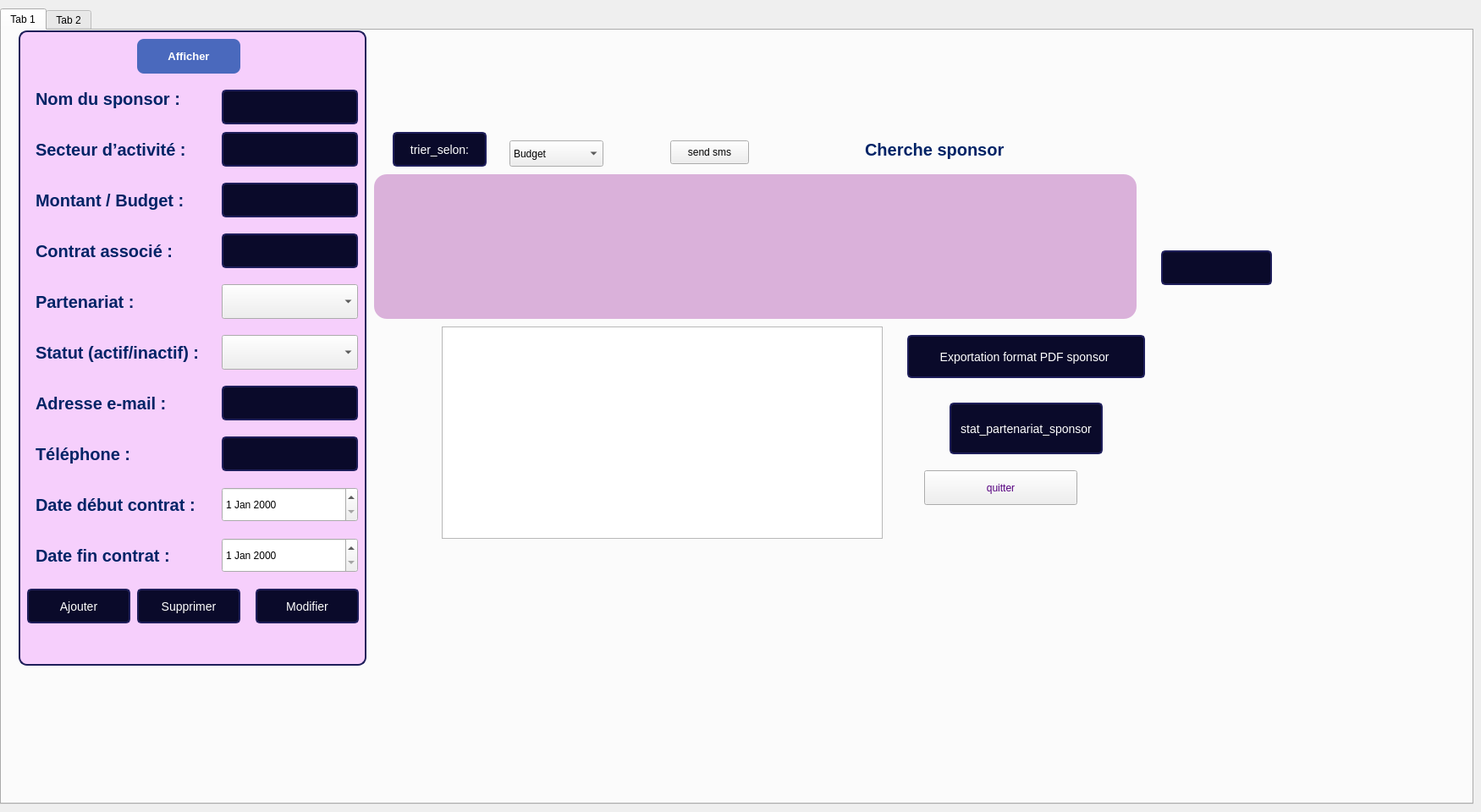
    <widget class="QWidget" name="page_8">
     <widget class="QTabWidget" name="tabWidget">
      <property name="geometry">
       <rect>
        <x>0</x>
        <y>10</y>
        <width>1741</width>
        <height>941</height>
       </rect>
      </property>
      <property name="currentIndex">
       <number>0</number>
      </property>
      <widget class="QWidget" name="tab">
       <attribute name="title">
        <string>Tab 1</string>
       </attribute>
       <widget class="QLineEdit" name="lineEdit_chercher">
        <property name="geometry">
         <rect>
          <x>1370</x>
          <y>260</y>
          <width>131</width>
          <height>41</height>
         </rect>
        </property>
        <property name="styleSheet">
         <string notr="true">QLineEdit, QDateTimeEdit {
    font-family: &quot;Arial&quot;;
    font-size: 14px;
    color: white;
    background-color: #0A0A2A;
    border: 2px solid #1E1E5A;
    border-radius: 5px;
    padding: 5px;
}

QPushButton {
    font-family: &quot;Arial Black&quot;;
    font-size: 14px;
    color: white;
    background-color: #0A0A2A;
    border: 2px solid #1E1E5A;
    border-radius: 5px;
    padding: 5px;
}

QPushButton:hover {
    background-color: #1E1E5A;
}

</string>
        </property>
       </widget>
       <widget class="QLabel" name="label_15">
        <property name="geometry">
         <rect>
          <x>40</x>
          <y>360</y>
          <width>201</width>
          <height>41</height>
         </rect>
        </property>
        <property name="styleSheet">
         <string notr="true">QLabel {
    font-size: 20px;
    font-weight: bold;
    color: #002366;  /* Bleu foncé */
}</string>
        </property>
        <property name="text">
         <string>Statut (actif/inactif) :</string>
        </property>
       </widget>
       <widget class="QComboBox" name="comboBox_statut">
        <property name="geometry">
         <rect>
          <x>260</x>
          <y>360</y>
          <width>161</width>
          <height>41</height>
         </rect>
        </property>
        <property name="styleSheet">
         <string notr="true">QLineEdit, QDateTimeEdit {
    font-family: &quot;Arial&quot;;
    font-size: 14px;
    color: white;
    background-color: #0A0A2A;
    border: 2px solid #1E1E5A;
    border-radius: 5px;
    padding: 5px;
}

QPushButton {
    font-family: &quot;Arial Black&quot;;
    font-size: 14px;
    color: white;
    background-color: #0A0A2A;
    border: 2px solid #1E1E5A;
    border-radius: 5px;
    padding: 5px;
}

QPushButton:hover {
    background-color: #1E1E5A;
}
</string>
        </property>
       </widget>
       <widget class="QLabel" name="label_16">
        <property name="geometry">
         <rect>
          <x>40</x>
          <y>180</y>
          <width>201</width>
          <height>41</height>
         </rect>
        </property>
        <property name="styleSheet">
         <string notr="true">QLabel {
    font-size: 20px;
    font-weight: bold;
    color: #002366;  /* Bleu foncé */
}</string>
        </property>
        <property name="text">
         <string>Montant / Budget :</string>
        </property>
       </widget>
       <widget class="QDateEdit" name="dateEdit_fin">
        <property name="geometry">
         <rect>
          <x>260</x>
          <y>600</y>
          <width>161</width>
          <height>41</height>
         </rect>
        </property>
        <property name="styleSheet">
         <string notr="true"/>
        </property>
       </widget>
       <widget class="QListView" name="listView">
        <property name="geometry">
         <rect>
          <x>20</x>
          <y>0</y>
          <width>411</width>
          <height>751</height>
         </rect>
        </property>
        <property name="styleSheet">
         <string notr="true">QListView {
    background-color: #F6CFFC;        /* même fond rose clair */
    border: 2px solid #1E1E5A;        /* même bordure bleu foncé */
    border-radius: 10px;              /* arrondi identique */
    font-family: &quot;Arial&quot;;
    font-size: 18px;
    color: #0A0A2A;                    /* même couleur de texte */
    padding: 5px;
}

QListView::item {
    background-color: transparent;
    padding: 6px;
    border-radius: 6px;
}

QListView::item:selected {
    background-color: #1E1E5A;        /* même bleu foncé pour la sélection */
    color: white;
}

QListView::item:hover {
    background-color: #B38DFF;        /* violet clair sur hover */
    color: white;
}
</string>
        </property>
       </widget>
       <widget class="QLineEdit" name="lineEdit_nom_2">
        <property name="geometry">
         <rect>
          <x>260</x>
          <y>70</y>
          <width>161</width>
          <height>41</height>
         </rect>
        </property>
        <property name="styleSheet">
         <string notr="true">QLineEdit, QDateTimeEdit {
    font-family: &quot;Arial&quot;;
    font-size: 14px;
    color: white;
    background-color: #0A0A2A;
    border: 2px solid #1E1E5A;
    border-radius: 5px;
    padding: 5px;
}

QPushButton {
    font-family: &quot;Arial Black&quot;;
    font-size: 14px;
    color: white;
    background-color: #0A0A2A;
    border: 2px solid #1E1E5A;
    border-radius: 5px;
    padding: 5px;
}

QPushButton:hover {
    background-color: #1E1E5A;
}
</string>
        </property>
       </widget>
       <widget class="QLineEdit" name="lineEdit_secteur">
        <property name="geometry">
         <rect>
          <x>260</x>
          <y>120</y>
          <width>161</width>
          <height>41</height>
         </rect>
        </property>
        <property name="styleSheet">
         <string notr="true">QLineEdit, QDateTimeEdit {
    font-family: &quot;Arial&quot;;
    font-size: 14px;
    color: white;
    background-color: #0A0A2A;
    border: 2px solid #1E1E5A;
    border-radius: 5px;
    padding: 5px;
}

QPushButton {
    font-family: &quot;Arial Black&quot;;
    font-size: 14px;
    color: white;
    background-color: #0A0A2A;
    border: 2px solid #1E1E5A;
    border-radius: 5px;
    padding: 5px;
}

QPushButton:hover {
    background-color: #1E1E5A;
}
</string>
        </property>
       </widget>
       <widget class="QLabel" name="label_19">
        <property name="geometry">
         <rect>
          <x>40</x>
          <y>60</y>
          <width>211</width>
          <height>41</height>
         </rect>
        </property>
        <property name="styleSheet">
         <string notr="true">QLabel {
    font-size: 20px;
    font-weight: bold;
    color: #002366;  /* Bleu foncé */
}</string>
        </property>
        <property name="text">
         <string>Nom du sponsor :</string>
        </property>
       </widget>
       <widget class="QPushButton" name="pushButton_modifier_2">
        <property name="geometry">
         <rect>
          <x>300</x>
          <y>660</y>
          <width>122</width>
          <height>41</height>
         </rect>
        </property>
        <property name="styleSheet">
         <string notr="true">QLineEdit, QDateTimeEdit {
    font-family: &quot;Arial&quot;;
    font-size: 14px;
    color: white;
    background-color: #0A0A2A;
    border: 2px solid #1E1E5A;
    border-radius: 5px;
    padding: 5px;
}

QPushButton {
    font-family: &quot;Arial Black&quot;;
    font-size: 14px;
    color: white;
    background-color: #0A0A2A;
    border: 2px solid #1E1E5A;
    border-radius: 5px;
    padding: 5px;
}

QPushButton:hover {
    background-color: #1E1E5A;
}
</string>
        </property>
        <property name="text">
         <string>Modifier</string>
        </property>
       </widget>
       <widget class="QComboBox" name="comboBox_type">
        <property name="geometry">
         <rect>
          <x>260</x>
          <y>300</y>
          <width>161</width>
          <height>41</height>
         </rect>
        </property>
        <property name="styleSheet">
         <string notr="true">QLineEdit, QDateTimeEdit {
    font-family: &quot;Arial&quot;;
    font-size: 14px;
    color: white;
    background-color: #0A0A2A;
    border: 2px solid #1E1E5A;
    border-radius: 5px;
    padding: 5px;
}

QPushButton {
    font-family: &quot;Arial Black&quot;;
    font-size: 14px;
    color: white;
    background-color: #0A0A2A;
    border: 2px solid #1E1E5A;
    border-radius: 5px;
    padding: 5px;
}

QPushButton:hover {
    background-color: #1E1E5A;
}
</string>
        </property>
       </widget>
       <widget class="QLabel" name="label_20">
        <property name="geometry">
         <rect>
          <x>40</x>
          <y>540</y>
          <width>191</width>
          <height>41</height>
         </rect>
        </property>
        <property name="styleSheet">
         <string notr="true">QLabel {
    font-size: 20px;
    font-weight: bold;
    color: #002366;  /* Bleu foncé */
}</string>
        </property>
        <property name="text">
         <string>Date début contrat :</string>
        </property>
       </widget>
       <widget class="QLabel" name="label_21">
        <property name="geometry">
         <rect>
          <x>40</x>
          <y>420</y>
          <width>171</width>
          <height>41</height>
         </rect>
        </property>
        <property name="styleSheet">
         <string notr="true">QLabel {
    font-size: 20px;
    font-weight: bold;
    color: #002366;  /* Bleu foncé */
}</string>
        </property>
        <property name="text">
         <string>Adresse e-mail :</string>
        </property>
       </widget>
       <widget class="QLineEdit" name="lineEdit_contrat">
        <property name="geometry">
         <rect>
          <x>260</x>
          <y>240</y>
          <width>161</width>
          <height>41</height>
         </rect>
        </property>
        <property name="styleSheet">
         <string notr="true">QLineEdit, QDateTimeEdit {
    font-family: &quot;Arial&quot;;
    font-size: 14px;
    color: white;
    background-color: #0A0A2A;
    border: 2px solid #1E1E5A;
    border-radius: 5px;
    padding: 5px;
}

QPushButton {
    font-family: &quot;Arial Black&quot;;
    font-size: 14px;
    color: white;
    background-color: #0A0A2A;
    border: 2px solid #1E1E5A;
    border-radius: 5px;
    padding: 5px;
}

QPushButton:hover {
    background-color: #1E1E5A;
}
</string>
        </property>
       </widget>
       <widget class="QLineEdit" name="lineEdit_budget">
        <property name="geometry">
         <rect>
          <x>260</x>
          <y>180</y>
          <width>161</width>
          <height>41</height>
         </rect>
        </property>
        <property name="styleSheet">
         <string notr="true">QLineEdit, QDateTimeEdit {
    font-family: &quot;Arial&quot;;
    font-size: 14px;
    color: white;
    background-color: #0A0A2A;
    border: 2px solid #1E1E5A;
    border-radius: 5px;
    padding: 5px;
}

QPushButton {
    font-family: &quot;Arial Black&quot;;
    font-size: 14px;
    color: white;
    background-color: #0A0A2A;
    border: 2px solid #1E1E5A;
    border-radius: 5px;
    padding: 5px;
}

QPushButton:hover {
    background-color: #1E1E5A;
}
</string>
        </property>
       </widget>
       <widget class="QPushButton" name="pushButton_supprimer_2">
        <property name="geometry">
         <rect>
          <x>160</x>
          <y>660</y>
          <width>122</width>
          <height>41</height>
         </rect>
        </property>
        <property name="styleSheet">
         <string notr="true">QLineEdit, QDateTimeEdit {
    font-family: &quot;Arial&quot;;
    font-size: 14px;
    color: white;
    background-color: #0A0A2A;
    border: 2px solid #1E1E5A;
    border-radius: 5px;
    padding: 5px;
}

QPushButton {
    font-family: &quot;Arial Black&quot;;
    font-size: 14px;
    color: white;
    background-color: #0A0A2A;
    border: 2px solid #1E1E5A;
    border-radius: 5px;
    padding: 5px;
}

QPushButton:hover {
    background-color: #1E1E5A;
}
</string>
        </property>
        <property name="text">
         <string>Supprimer</string>
        </property>
       </widget>
       <widget class="QLabel" name="label_22">
        <property name="geometry">
         <rect>
          <x>40</x>
          <y>600</y>
          <width>191</width>
          <height>41</height>
         </rect>
        </property>
        <property name="styleSheet">
         <string notr="true">QLabel {
    font-size: 20px;
    font-weight: bold;
    color: #002366;  /* Bleu foncé */
}</string>
        </property>
        <property name="text">
         <string>Date fin contrat :</string>
        </property>
       </widget>
       <widget class="QPushButton" name="pushButton_ajouter_2">
        <property name="geometry">
         <rect>
          <x>30</x>
          <y>660</y>
          <width>122</width>
          <height>41</height>
         </rect>
        </property>
        <property name="styleSheet">
         <string notr="true">QLineEdit, QDateTimeEdit {
    font-family: &quot;Arial&quot;;
    font-size: 14px;
    color: white;
    background-color: #0A0A2A;
    border: 2px solid #1E1E5A;
    border-radius: 5px;
    padding: 5px;
}

QPushButton {
    font-family: &quot;Arial Black&quot;;
    font-size: 14px;
    color: white;
    background-color: #0A0A2A;
    border: 2px solid #1E1E5A;
    border-radius: 5px;
    padding: 5px;
}

QPushButton:hover {
    background-color: #1E1E5A;
}
</string>
        </property>
        <property name="text">
         <string>Ajouter</string>
        </property>
       </widget>
       <widget class="QLabel" name="label_23">
        <property name="geometry">
         <rect>
          <x>40</x>
          <y>240</y>
          <width>201</width>
          <height>41</height>
         </rect>
        </property>
        <property name="styleSheet">
         <string notr="true">QLabel {
    font-size: 20px;
    font-weight: bold;
    color: #002366;  /* Bleu foncé */
}</string>
        </property>
        <property name="text">
         <string>Contrat associé :</string>
        </property>
       </widget>
       <widget class="QLabel" name="label_140">
        <property name="geometry">
         <rect>
          <x>1020</x>
          <y>120</y>
          <width>171</width>
          <height>41</height>
         </rect>
        </property>
        <property name="styleSheet">
         <string notr="true">QLabel {
	font: 6pt &quot;Segoe UI&quot;;
    font-size: 20px;
    font-weight: bold;
    color: #002366;  /* Bleu foncé */
}
</string>
        </property>
        <property name="text">
         <string>Cherche sponsor :</string>
        </property>
       </widget>
       <widget class="QLineEdit" name="lineEdit_email">
        <property name="geometry">
         <rect>
          <x>260</x>
          <y>420</y>
          <width>161</width>
          <height>41</height>
         </rect>
        </property>
        <property name="styleSheet">
         <string notr="true">QLineEdit, QDateTimeEdit {
    font-family: &quot;Arial&quot;;
    font-size: 14px;
    color: white;
    background-color: #0A0A2A;
    border: 2px solid #1E1E5A;
    border-radius: 5px;
    padding: 5px;
}

QPushButton {
    font-family: &quot;Arial Black&quot;;
    font-size: 14px;
    color: white;
    background-color: #0A0A2A;
    border: 2px solid #1E1E5A;
    border-radius: 5px;
    padding: 5px;
}

QPushButton:hover {
    background-color: #1E1E5A;
}
</string>
        </property>
       </widget>
       <widget class="QPushButton" name="trier_sponsor">
        <property name="geometry">
         <rect>
          <x>462</x>
          <y>120</y>
          <width>111</width>
          <height>41</height>
         </rect>
        </property>
        <property name="styleSheet">
         <string notr="true">QLineEdit, QDateTimeEdit {
    font-family: &quot;Arial&quot;;
    font-size: 14px;
    color: white;
    background-color: #0A0A2A;
    border: 2px solid #1E1E5A;
    border-radius: 5px;
    padding: 5px;
}

QPushButton {
    font-family: &quot;Arial Black&quot;;
    font-size: 14px;
    color: white;
    background-color: #0A0A2A;
    border: 2px solid #1E1E5A;
    border-radius: 5px;
    padding: 5px;
}

QPushButton:hover {
    background-color: #1E1E5A;
}
</string>
        </property>
        <property name="text">
         <string>trier_selon:</string>
        </property>
       </widget>
       <widget class="QLabel" name="label_24">
        <property name="geometry">
         <rect>
          <x>40</x>
          <y>480</y>
          <width>191</width>
          <height>41</height>
         </rect>
        </property>
        <property name="styleSheet">
         <string notr="true">QLabel {
    font-size: 20px;
    font-weight: bold;
    color: #002366;  /* Bleu foncé */
}</string>
        </property>
        <property name="text">
         <string>Téléphone :</string>
        </property>
       </widget>
       <widget class="QLabel" name="label_25">
        <property name="geometry">
         <rect>
          <x>40</x>
          <y>300</y>
          <width>181</width>
          <height>41</height>
         </rect>
        </property>
        <property name="styleSheet">
         <string notr="true">QLabel {
    font-size: 20px;
    font-weight: bold;
    color: #002366;  /* Bleu foncé */
}</string>
        </property>
        <property name="text">
         <string>Partenariat :</string>
        </property>
       </widget>
       <widget class="QDateEdit" name="dateEdit_debut">
        <property name="geometry">
         <rect>
          <x>260</x>
          <y>540</y>
          <width>161</width>
          <height>41</height>
         </rect>
        </property>
        <property name="styleSheet">
         <string notr="true"/>
        </property>
       </widget>
       <widget class="QTableWidget" name="tableWidget_sponsors">
        <property name="geometry">
         <rect>
          <x>440</x>
          <y>170</y>
          <width>901</width>
          <height>171</height>
         </rect>
        </property>
        <property name="styleSheet">
         <string notr="true">QTableWidget {
    background-color: #DAB1DA;
    color: white;
    border-radius: 15px;
    padding: 10px;
    font-size: 13px;
    border: none;
}

QTableWidget::item {
    padding: 10px;
}

QTableWidget::item:selected {
    background-color: #5555FF;
    color: white;
}

QHeaderView::section {
    background-color: #341539;
    color: white;
    padding: 10px;
    border: none;
}</string>
        </property>
       </widget>
       <widget class="QListView" name="liststat">
        <property name="geometry">
         <rect>
          <x>520</x>
          <y>350</y>
          <width>521</width>
          <height>251</height>
         </rect>
        </property>
       </widget>
       <widget class="QPushButton" name="pushButton_pdf">
        <property name="geometry">
         <rect>
          <x>1070</x>
          <y>360</y>
          <width>281</width>
          <height>51</height>
         </rect>
        </property>
        <property name="styleSheet">
         <string notr="true">QLineEdit, QDateTimeEdit {
    font-family: &quot;Arial&quot;;
    font-size: 14px;
    color: white;
    background-color: #0A0A2A;
    border: 2px solid #1E1E5A;
    border-radius: 5px;
    padding: 5px;
}

QPushButton {
    font-family: &quot;Arial Black&quot;;
    font-size: 14px;
    color: white;
    background-color: #0A0A2A;
    border: 2px solid #1E1E5A;
    border-radius: 5px;
    padding: 5px;
}

QPushButton:hover {
    background-color: #1E1E5A;
}
</string>
        </property>
        <property name="text">
         <string>Exportation format PDF sponsor </string>
        </property>
        <property name="icon">
         <iconset>
          <normaloff>:/icons/icones/addition.png</normaloff>:/icons/icones/addition.png</iconset>
        </property>
        <property name="iconSize">
         <size>
          <width>20</width>
          <height>20</height>
         </size>
        </property>
       </widget>
       <widget class="QLineEdit" name="lineEdit_tel_2">
        <property name="geometry">
         <rect>
          <x>260</x>
          <y>480</y>
          <width>161</width>
          <height>41</height>
         </rect>
        </property>
        <property name="styleSheet">
         <string notr="true">QLineEdit, QDateTimeEdit {
    font-family: &quot;Arial&quot;;
    font-size: 14px;
    color: white;
    background-color: #0A0A2A;
    border: 2px solid #1E1E5A;
    border-radius: 5px;
    padding: 5px;
}

QPushButton {
    font-family: &quot;Arial Black&quot;;
    font-size: 14px;
    color: white;
    background-color: #0A0A2A;
    border: 2px solid #1E1E5A;
    border-radius: 5px;
    padding: 5px;
}

QPushButton:hover {
    background-color: #1E1E5A;
}
</string>
        </property>
       </widget>
       <widget class="QPushButton" name="stat">
        <property name="geometry">
         <rect>
          <x>1120</x>
          <y>440</y>
          <width>181</width>
          <height>61</height>
         </rect>
        </property>
        <property name="styleSheet">
         <string notr="true">QLineEdit, QDateTimeEdit {
    font-family: &quot;Arial&quot;;
    font-size: 14px;
    color: white;
    background-color: #0A0A2A;
    border: 2px solid #1E1E5A;
    border-radius: 5px;
    padding: 5px;
}

QPushButton {
    font-family: &quot;Arial Black&quot;;
    font-size: 14px;
    color: white;
    background-color: #0A0A2A;
    border: 2px solid #1E1E5A;
    border-radius: 5px;
    padding: 5px;
}

QPushButton:hover {
    background-color: #1E1E5A;
}
</string>
        </property>
        <property name="text">
         <string>stat_partenariat_sponsor</string>
        </property>
       </widget>
       <widget class="QLabel" name="label_26">
        <property name="geometry">
         <rect>
          <x>40</x>
          <y>120</y>
          <width>201</width>
          <height>41</height>
         </rect>
        </property>
        <property name="styleSheet">
         <string notr="true">QLabel {
    font-size: 20px;
    font-weight: bold;
    color: #002366;  /* Bleu foncé */
}</string>
        </property>
        <property name="text">
         <string>Secteur d’activité :</string>
        </property>
       </widget>
       <widget class="QPushButton" name="pushButton_afficher">
        <property name="geometry">
         <rect>
          <x>160</x>
          <y>10</y>
          <width>122</width>
          <height>41</height>
         </rect>
        </property>
        <property name="styleSheet">
         <string notr="true">QPushButton {
    background-color: #4a69bd;
    color: white;
    border: none;
    border-radius: 8px;
    padding: 10px 16px;
    font-weight: bold;
    font-size: 10pt;
    min-width: 90px;
}
QPushButton:hover {
    background-color: #3a59ad;
}
QPushButton:pressed {
    background-color: #2a499d;
}</string>
        </property>
        <property name="text">
         <string>Afficher</string>
        </property>
       </widget>
       <widget class="QPushButton" name="pushButton_envoyerSMS">
        <property name="geometry">
         <rect>
          <x>790</x>
          <y>130</y>
          <width>93</width>
          <height>28</height>
         </rect>
        </property>
        <property name="text">
         <string>send sms</string>
        </property>
       </widget>
       <widget class="QComboBox" name="comboBox_tri">
        <property name="geometry">
         <rect>
          <x>600</x>
          <y>130</y>
          <width>111</width>
          <height>31</height>
         </rect>
        </property>
        <item>
         <property name="text">
          <string>Budget</string>
         </property>
        </item>
        <item>
         <property name="text">
          <string>Nom</string>
         </property>
        </item>
       </widget>
       <widget class="QPushButton" name="pushButton_3">
        <property name="geometry">
         <rect>
          <x>1090</x>
          <y>520</y>
          <width>181</width>
          <height>41</height>
         </rect>
        </property>
        <property name="styleSheet">
         <string notr="true">color: rgb(85, 0, 127);</string>
        </property>
        <property name="text">
         <string>quitter</string>
        </property>
       </widget>
       <zorder>listView</zorder>
       <zorder>lineEdit_chercher</zorder>
       <zorder>label_15</zorder>
       <zorder>comboBox_statut</zorder>
       <zorder>label_16</zorder>
       <zorder>dateEdit_fin</zorder>
       <zorder>lineEdit_nom_2</zorder>
       <zorder>lineEdit_secteur</zorder>
       <zorder>label_19</zorder>
       <zorder>pushButton_modifier_2</zorder>
       <zorder>comboBox_type</zorder>
       <zorder>label_20</zorder>
       <zorder>label_21</zorder>
       <zorder>lineEdit_contrat</zorder>
       <zorder>lineEdit_budget</zorder>
       <zorder>pushButton_supprimer_2</zorder>
       <zorder>label_22</zorder>
       <zorder>pushButton_ajouter_2</zorder>
       <zorder>label_23</zorder>
       <zorder>label_140</zorder>
       <zorder>lineEdit_email</zorder>
       <zorder>trier_sponsor</zorder>
       <zorder>label_24</zorder>
       <zorder>label_25</zorder>
       <zorder>dateEdit_debut</zorder>
       <zorder>tableWidget_sponsors</zorder>
       <zorder>liststat</zorder>
       <zorder>pushButton_pdf</zorder>
       <zorder>lineEdit_tel_2</zorder>
       <zorder>stat</zorder>
       <zorder>label_26</zorder>
       <zorder>pushButton_afficher</zorder>
       <zorder>pushButton_envoyerSMS</zorder>
       <zorder>comboBox_tri</zorder>
       <zorder>pushButton_3</zorder>
      </widget>
      <widget class="QWidget" name="tab_2">
       <attribute name="title">
        <string>Tab 2</string>
       </attribute>
       <widget class="QPushButton" name="pushButton_Send_Message_Type">
        <property name="geometry">
         <rect>
          <x>1040</x>
          <y>670</y>
          <width>181</width>
          <height>41</height>
         </rect>
        </property>
        <property name="text">
         <string>Send Message</string>
        </property>
       </widget>
       <widget class="QComboBox" name="comboBox_Client_list">
        <property name="geometry">
         <rect>
          <x>40</x>
          <y>670</y>
          <width>351</width>
          <height>41</height>
         </rect>
        </property>
       </widget>
       <widget class="QLineEdit" name="lineEdit_Message_For_Client">
        <property name="geometry">
         <rect>
          <x>780</x>
          <y>670</y>
          <width>261</width>
          <height>41</height>
         </rect>
        </property>
       </widget>
       <widget class="QComboBox" name="comboBox_Send_Message_Type">
        <property name="geometry">
         <rect>
          <x>430</x>
          <y>670</y>
          <width>341</width>
          <height>41</height>
         </rect>
        </property>
        <item>
         <property name="text">
          <string>All</string>
         </property>
        </item>
        <item>
         <property name="text">
          <string>Individual</string>
         </property>
        </item>
       </widget>
       <widget class="QTextEdit" name="textEdit_Client_Messages">
        <property name="geometry">
         <rect>
          <x>40</x>
          <y>0</y>
          <width>1171</width>
          <height>661</height>
         </rect>
        </property>
       </widget>
       <widget class="QPushButton" name="Openhercules">
        <property name="geometry">
         <rect>
          <x>350</x>
          <y>750</y>
          <width>93</width>
          <height>28</height>
         </rect>
        </property>
        <property name="text">
         <string>Hercules</string>
        </property>
       </widget>
      </widget>
     </widget>
    </widget>
